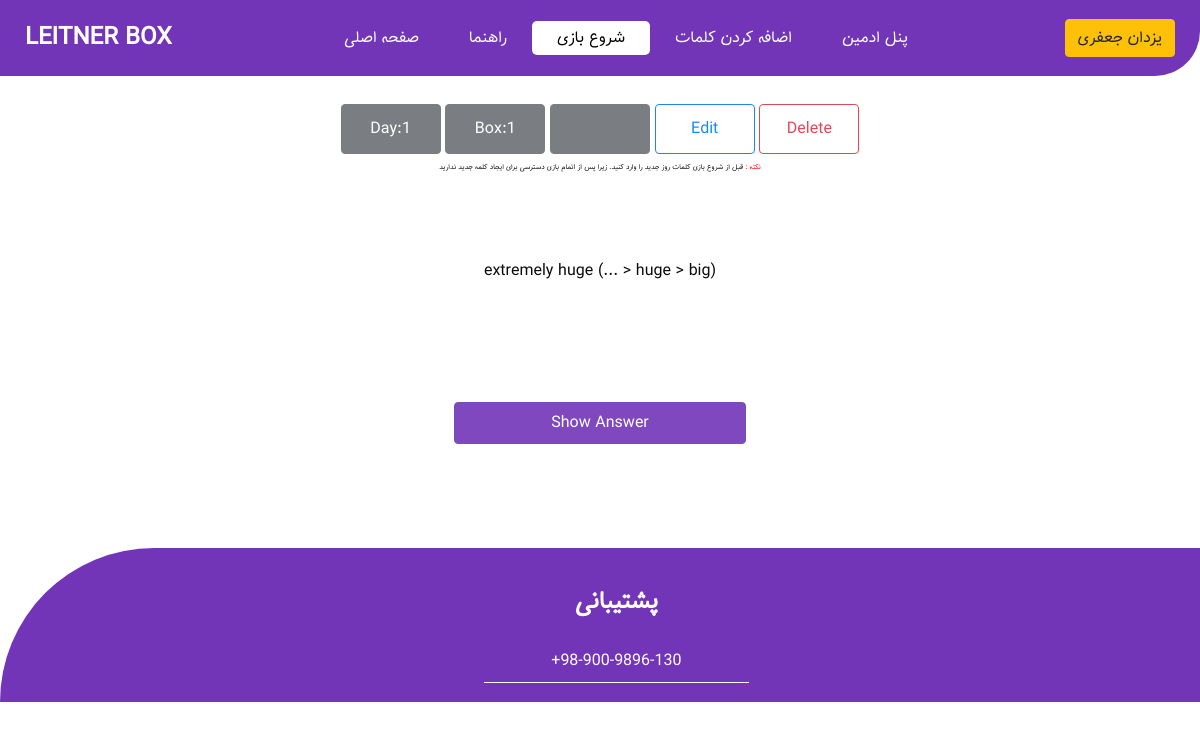
Screenshot of /play/game/ (signed in) with the database file from the repository.
### customauth/models.py (models this page shows)
class MyUser(AbstractBaseUser, PermissionsMixin):
    phone_regex = RegexValidator(
        regex=r'^\+?1?\d{9,11}$',
        message="Phone number must be in the format: '+09123456789'. Up to 11 digits allowed."
    )
    phone_number = models.CharField(validators=[phone_regex], max_length=11, unique=True, verbose_name="phone number")
    full_name = models.CharField(max_length=50, verbose_name="نام و نام خانوادگی", help_text="این فیلد باید به فارسی وارد شود")
    gender = models.CharField(max_length=50, null=True, blank=True, verbose_name="جنسیت")
    date_of_birth = jmodels.jDateField(null=True, blank=True, verbose_name="تاریخ تولد")
    email = models.EmailField(blank=True, null=True, verbose_name="ایمیل")
    profile_picture = models.ImageField(upload_to='profile_pics/', blank=True, null=True, verbose_name="تصویر پروفایل")
    country = models.CharField(max_length=50, blank=True, null=True, default="ایران", verbose_name="کشور", help_text="این فیلد باید به فارسی وارد شود")
    state = models.CharField(max_length=100, blank=True, null=True, verbose_name="استان", help_text="این فیلد باید به فارسی وارد شود")
    city = models.CharField(max_length=100, blank=True, null=True, verbose_name="شهر", help_text="این فیلد باید به فارسی وارد شود")
    is_active = models.BooleanField(default=True, verbose_name="فعال")
    is_staff = models.BooleanField(default=False, verbose_name="کارمند")
    is_superuser = models.BooleanField(default=False, verbose_name="ادمین")
    date_joined = models.DateTimeField(default=timezone.now, verbose_name="تاریخ پیوستن")
    last_login = models.DateTimeField(blank=True, null=True, verbose_name="آخرین ورود")
    email_verified = models.BooleanField(default=False, verbose_name="ایمیل تایید شده")
    phone_verified = models.BooleanField(default=False, verbose_name="تلفن تایید شده")
    objects = MyUserManager()
    USERNAME_FIELD = 'phone_number'
    REQUIRED_FIELDS = ['full_name']
    class Meta:
        verbose_name_plural = "حساب های کاربری"

### Play_App/models.py (models this page shows, shortened)
class Word(models.Model):
    user = models.ForeignKey(MyUser, on_delete=models.CASCADE, verbose_name="کاربر")
    front_word = models.CharField(max_length=255, verbose_name="کلمه رو")
    back_word = models.CharField(max_length=255, verbose_name="کلمه پشت")
    created_at = models.DateTimeField(auto_now_add=True, verbose_name="تاریخ ایجاد")
    updated_at = models.DateTimeField(auto_now=True, verbose_name="تاریخ آخرین تغیر")
    last_reviewed = models.DateTimeField(auto_now=True, verbose_name="تاریخ آخرین بازی")
    box = models.IntegerField(default=1, verbose_name="جعبه")
    day = models.IntegerField(default=1, verbose_name="روز")
    is_correct = models.BooleanField(default=False, verbose_name="تصحیح")
    lock_time = models.DateTimeField(null=True, blank=True, verbose_name="زمان قفل شدن بازی")
    class Meta:
        verbose_name_plural = "کلمات"

### Play_App/views.py (the view, shortened to what this page needs)
# urls.py: path("game/", views.game_show, name="game"),
@csrf_exempt
@login_required
def game_show(request):
    date_get = jdatetime.datetime.now().date()
    date = date_get.strftime("%Y/%m/%d")
    max_day = Word.objects.filter(user=request.user).aggregate(max_day=Max('day'))['max_day']
    if max_day is None:
        return render(request, "Play_App/service.html", {
            'set_up_error': 'لطفاً ابتدا کلمه‌ای اضافه کنید.',
            'date': date
        })
    word = Word.objects.filter(
        Q(lock_time__isnull=True) | Q(lock_time__lt=timezone.now() - datetime.timedelta(hours=12)),
        user=request.user,
        day__lte=max_day,
    ).order_by('day').first()
    all_words_answered = not Word.objects.filter(
        Q(lock_time__isnull=True) | Q(lock_time__lt=timezone.now() - datetime.timedelta(hours=12)),
        user=request.user,
        day__lte=max_day
    ).exists()
    if all_words_answered:
        return render(request, "Play_App/service.html", {
            'finish_error': 'یک خبر خوب :‌ شما به همه کلمات پاسخ دادید 😍 بازی تا فردا قفل شد 😥',
            'date': date
        })
    elif not word:
        return render(request, "Play_App/service.html", {
            'daily_error': 'لطفاً ابتدا کلمه‌ای اضافه کنید.',
            'date': date
        })
    return render(request, "Play_App/service.html", {'word': word, 'date': date})

### Play_App/templates/Play_App/service.html (shortened to what this page needs)
{% extends 'common.html' %}
{% load static %}
{% block service_active %}
active
{% endblock service_active %}
{% block body %}
<div style="text-align: center; margin-top: 20px;">
  <button class="btn btn-dark disabled" style="width: 100px; height: 50px;">Day:{{ word.day }}</button>
  <button class="btn btn-dark disabled" style="width: 100px; height: 50px;">Box:{{ word.box }}</button>
  <button class="btn btn-dark disabled" style="width: 100px; height: 50px; font-size: 13px;">{{ date }}</button>
  {% if word.id %}
  <a href="{% url 'Play_App:edit_word' word.id %}">
  {% else %}
  <a>
  {% endif %}
    <button class="btn btn-outline-primary" style="width: 100px; height: 50px;">Edit</button>
  </a>
  <button class="btn btn-outline-danger" style="width: 100px; height: 50px;" onclick="deleteWord({{ word.id }})">Delete</button>
  <p style="font-size: 0.45em;"><span style="color: red;">نکته : </span> قبل از شروع بازی کلمات روز جدید را وارد کنید. زیرا پس از اتمام بازی دسترسی برای ایجاد کلمه جدید ندارید</p>
</div>
<div class="container-xxl py-5">
  <div class="container py-5 px-lg-5">
    <div class="wow fadeInUp" data-wow-delay="0.1s">
      <p class="text-center mb-4">{{ word.front_word }}</p>
    </div>
    <div class="row justify-content-center">
      <div class="col-lg-7">
        <div class="wow fadeInUp" data-wow-delay="0.3s">
          <div class="col-12 d-flex justify-content-center">
            <button class="btn btn-primary w-50 py-2" type="button" onclick="showBackWord()">Show Answer</button>
          </div>
        </div>
      </div>
    </div>
  </div>
</div>
{% endblock body %}

### templates/common.html (shortened to what this page needs)
{% load static %}
<!DOCTYPE html>
<html lang="fa">
<head>
  <link rel="stylesheet" type="text/css" href="{% static 'css/bootstrap.css' %}" />
  <link href="{% static 'css/font-awesome.min.css' %}" rel="stylesheet"/>
  <link href="{% static 'css/style.css' %}" rel="stylesheet"/>
  <link href="{% static 'css/responsive.css' %}" rel="stylesheet"/>
</head>
<body class="sub_page">
    <div class="hero_area">
      <header class="header_section">
        <div class="container-fluid">
          <nav class="navbar navbar-expand-lg custom_nav-container ">
            <a class="navbar-brand" href="{% url 'Home_App:index' %}">
              <span>
                LEITNER BOX
              </span>
            </a>
            <div class="collapse navbar-collapse" id="navbarSupportedContent">
              <ul class="navbar-nav">
                <li class="nav-item {% block index_active %} {% endblock index_active %}">
                  <a class="nav-link" href="{% url 'Home_App:index' %}">صفحه اصلی <span class="sr-only">(current)</span></a>
                </li>
                <li class="nav-item {% block about_active %} {% endblock about_active %}">
                  <a class="nav-link" href="{% url 'Home_App:about' %}"> راهنما</a>
                </li>
                {% if request.user.is_authenticated %}
                <li class="nav-item {% block service_active %} {% endblock service_active %}">
                  <a class="nav-link" href="{% url 'Play_App:game' %}">شروع بازی</a>
                </li>
                {% else %}
                <li class="nav-item">
                  <a class="nav-link" onclick=RegisterNotification()>شروع بازی</a>
                </li>
                {% endif %}
                {% if request.user.is_authenticated %}
                <li class="nav-item {% block word_active %} {% endblock word_active %}">
                  <a class="nav-link" href="{% url 'Play_App:add_word' %}">اضافه کردن کلمات</a>
                </li>
                {% else %}
                <li class="nav-item">
                  <a class="nav-link" onclick=RegisterNotification()>اضافه کردن کلمات</a>
                </li>
                {% endif %}
                {% if user.is_superuser %}
                <li class="nav-item">
                  <a class="nav-link" href="/admin">پنل ادمین</a>
                </li>
                {% endif %}
              </ul>
                {% if request.user.is_authenticated %}
                  <a href="{% url 'Authentication_App:profile' %}" class="btn btn-warning my-custom-btn">{{ request.user.full_name }}</a>
                {% else %}
                  <a href="{% url 'Authentication_App:login' %}" class="btn btn-warning my-custom-btn">حساب کاربری</a>
                {% endif %}
            </div>
          </nav>
        </div>
      </header>
    </div>
{% block body %}
{% endblock body %}
<div class="footer_container" style="text-align: center;">
<section class="info_section">
    <div class="container">
        <div class="row">
        <div class="col-md-6 col-lg-2 mx-auto">
        </div>
        <div class="col-md-6 col-lg-3 ">
            <h4>
            پشتیبانی
            </h4>
            <form action="#">
            <input type="text" placeholder="+98-900-9896-130" style="text-align: center;" disabled />
            </form>
        </div>
        <div class="col-md-6 col-lg-3 mb-0 ml-auto">
        </div>
    </div>
    </section>
  </div>
</body>
</html>

### static/css/style.css (style rules this page uses)
body { font-family:Samim; font-family: sahel-bold; color: #0c0c0c; background-color: #ffffff; overflow-x: hidden; }
a, a:hover, a:focus { text-decoration: none; }
.btn, .btn:focus { outline: none !important; -webkit-box-shadow: none; box-shadow: none; }
.hero_area { position: relative; min-height: 100vh; display: -webkit-box; display: -ms-flexbox; display: flex; -webkit-box-orient: vertical; -webkit-box-direction: normal; -ms-flex-direction: column; flex-direction: column; background-color: #7335b7; border-radius: 0 0 350px 0; }
.sub_page .hero_area { min-height: auto; border-radius: 0 0 45px 0; }
.header_section { padding: 15px 0; }
.header_section .container-fluid { padding-right: 25px; padding-left: 25px; }
.navbar-brand span { font-weight: bold; color: #ffffff; font-size: 24px; }
.custom_nav-container { padding: 0; }
.custom_nav-container .navbar-nav { margin: auto; }
.custom_nav-container .navbar-nav .nav-item .nav-link { padding: 5px 25px; color: #ffffff; text-align: center; text-transform: uppercase; border-radius: 5px; -webkit-transition: all 0.3s; transition: all 0.3s; }
.custom_nav-container .navbar-nav .nav-item:hover .nav-link, .custom_nav-container .navbar-nav .nav-item.active .nav-link { color: #000000; background-color: #ffffff; }
.footer_container { background-color: #7335b7; color: #ffffff; border-radius: 350px 0 0 0; padding-top: 145px; }
* { box-sizing: border-box }
input[type=text], input[type=password] { width: 100%; padding: 12px; margin: 2px 0 9px 0; display: inline-block; border: none; background: #f1f1f1; }
button { background-color: #3073d8; color: white; padding: 7px; margin: 8px 0; border: none; cursor: pointer; width: 100%; opacity: 0.9; }
.container { padding: 10px; }
.info_section h4 { font-weight: 600; margin-bottom: 20px; }
.info_section form input { border: none; border-bottom: 1px solid #ffffff; background-color: transparent; width: 100%; height: 45px; color: #ffffff; outline: none; }
.info_section form input::placeholder { color: #ffffff; }

### static/css/responsive.css (style rules this page uses)
@media (max-width: 1300px) { .footer_container { border-radius: 250px 0 0 0; } }
@media (min-width: 1200px) { .container { max-width: 1170px; } }

### rows the page displays
MyUser: user.full_name "یزدان جعفری"
Word: day "1", box "1", front_word "extremely huge (... > huge > big)"
